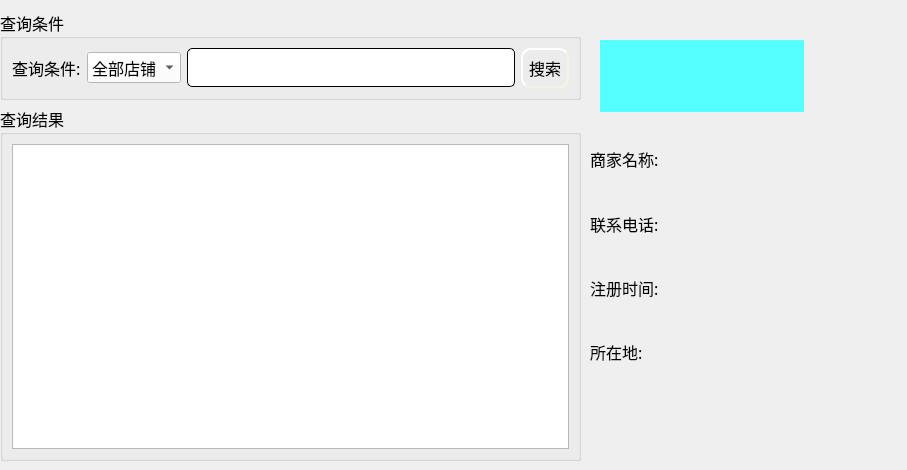
<?xml version="1.0" encoding="UTF-8"?>
<ui version="4.0">
 <class>CliShopData</class>
 <widget class="QWidget" name="CliShopData">
  <property name="geometry">
   <rect>
    <x>0</x>
    <y>0</y>
    <width>907</width>
    <height>470</height>
   </rect>
  </property>
  <property name="windowTitle">
   <string>Form</string>
  </property>
  <property name="styleSheet">
   <string notr="true">QWidget#CliShopData{
	
	background-image: url(:/image/sback.jpg);
}</string>
  </property>
  <widget class="QWidget" name="layoutWidget">
   <property name="geometry">
    <rect>
     <x>0</x>
     <y>10</y>
     <width>581</width>
     <height>451</height>
    </rect>
   </property>
   <layout class="QGridLayout" name="gridLayout_4">
    <item row="0" column="0">
     <widget class="QGroupBox" name="groupBox">
      <property name="sizePolicy">
       <sizepolicy hsizetype="Preferred" vsizetype="Preferred">
        <horstretch>0</horstretch>
        <verstretch>0</verstretch>
       </sizepolicy>
      </property>
      <property name="font">
       <font>
        <family>微软雅黑</family>
        <pointsize>12</pointsize>
       </font>
      </property>
      <property name="title">
       <string>查询条件</string>
      </property>
      <layout class="QGridLayout" name="gridLayout_2">
       <item row="0" column="0">
        <layout class="QGridLayout" name="gridLayout">
         <item row="0" column="0">
          <widget class="QLabel" name="label">
           <property name="font">
            <font>
             <family>微软雅黑</family>
            </font>
           </property>
           <property name="text">
            <string>查询条件:</string>
           </property>
          </widget>
         </item>
         <item row="0" column="1">
          <widget class="QComboBox" name="comboBox">
           <property name="sizePolicy">
            <sizepolicy hsizetype="Preferred" vsizetype="Fixed">
             <horstretch>0</horstretch>
             <verstretch>0</verstretch>
            </sizepolicy>
           </property>
           <property name="font">
            <font>
             <family>微软雅黑</family>
            </font>
           </property>
           <property name="styleSheet">
            <string notr="true">background-color: rgb(255, 255, 255);</string>
           </property>
           <item>
            <property name="text">
             <string>全部店铺</string>
            </property>
           </item>
           <item>
            <property name="text">
             <string>店铺名称</string>
            </property>
           </item>
           <item>
            <property name="text">
             <string>卖货类别</string>
            </property>
           </item>
          </widget>
         </item>
         <item row="0" column="2">
          <widget class="QLineEdit" name="le_select">
           <property name="enabled">
            <bool>false</bool>
           </property>
           <property name="sizePolicy">
            <sizepolicy hsizetype="Expanding" vsizetype="Fixed">
             <horstretch>0</horstretch>
             <verstretch>0</verstretch>
            </sizepolicy>
           </property>
           <property name="styleSheet">
            <string notr="true">QLineEdit{
    border-style: outset;
    border-width: 1px;
    border-radius: 5px;

    min-width: 5em;
    padding: 6px;
}</string>
           </property>
          </widget>
         </item>
         <item row="0" column="3">
          <widget class="QPushButton" name="pb_select">
           <property name="sizePolicy">
            <sizepolicy hsizetype="Minimum" vsizetype="Fixed">
             <horstretch>0</horstretch>
             <verstretch>0</verstretch>
            </sizepolicy>
           </property>
           <property name="font">
            <font>
             <family>微软雅黑</family>
            </font>
           </property>
           <property name="styleSheet">
            <string notr="true">QPushButton{
	background-image: url(:/ico/pb1.jpg);
    border-style: outset;
    border-width: 2px;
    border-radius: 10px;
    border-color: beige;
    min-width: 5em;
    padding: 6px;
}
QPushButton:hover
{
	
	background-image: url(:/ico/pb.jpg);
    border-style: inset;
}

QPushButton:pressed{
	
	background-image: url(:/ico/pb2.jpg);
    border-style: inset;
}


</string>
           </property>
           <property name="text">
            <string>搜索</string>
           </property>
          </widget>
         </item>
        </layout>
       </item>
      </layout>
     </widget>
    </item>
    <item row="1" column="0">
     <widget class="QGroupBox" name="groupBox_2">
      <property name="font">
       <font>
        <family>微软雅黑</family>
        <pointsize>12</pointsize>
       </font>
      </property>
      <property name="title">
       <string>查询结果</string>
      </property>
      <layout class="QGridLayout" name="gridLayout_3">
       <item row="0" column="0">
        <widget class="QTableWidget" name="tableWidget"/>
       </item>
      </layout>
     </widget>
    </item>
   </layout>
  </widget>
  <widget class="QLabel" name="lb_head">
   <property name="geometry">
    <rect>
     <x>600</x>
     <y>40</y>
     <width>204</width>
     <height>72</height>
    </rect>
   </property>
   <property name="layoutDirection">
    <enum>Qt::LeftToRight</enum>
   </property>
   <property name="styleSheet">
    <string notr="true">background-color: rgb(85, 255, 255);</string>
   </property>
   <property name="text">
    <string/>
   </property>
  </widget>
  <widget class="QWidget" name="layoutWidget">
   <property name="geometry">
    <rect>
     <x>590</x>
     <y>130</y>
     <width>301</width>
     <height>251</height>
    </rect>
   </property>
   <layout class="QGridLayout" name="gridLayout_5">
    <item row="2" column="0">
     <widget class="QLabel" name="label_3">
      <property name="font">
       <font>
        <family>微软雅黑</family>
        <pointsize>12</pointsize>
       </font>
      </property>
      <property name="text">
       <string>注册时间:</string>
      </property>
     </widget>
    </item>
    <item row="0" column="1">
     <widget class="QLabel" name="lb_name">
      <property name="sizePolicy">
       <sizepolicy hsizetype="Expanding" vsizetype="Preferred">
        <horstretch>0</horstretch>
        <verstretch>0</verstretch>
       </sizepolicy>
      </property>
      <property name="font">
       <font>
        <family>微软雅黑</family>
        <pointsize>12</pointsize>
       </font>
      </property>
      <property name="text">
       <string/>
      </property>
     </widget>
    </item>
    <item row="3" column="0">
     <widget class="QLabel" name="label_5">
      <property name="font">
       <font>
        <family>微软雅黑</family>
        <pointsize>12</pointsize>
       </font>
      </property>
      <property name="text">
       <string>所在地:</string>
      </property>
     </widget>
    </item>
    <item row="2" column="1">
     <widget class="QLabel" name="lb_time">
      <property name="font">
       <font>
        <family>微软雅黑</family>
        <pointsize>12</pointsize>
       </font>
      </property>
      <property name="text">
       <string/>
      </property>
     </widget>
    </item>
    <item row="1" column="0">
     <widget class="QLabel" name="label_4">
      <property name="font">
       <font>
        <family>微软雅黑</family>
        <pointsize>12</pointsize>
       </font>
      </property>
      <property name="text">
       <string>联系电话:</string>
      </property>
     </widget>
    </item>
    <item row="0" column="0">
     <widget class="QLabel" name="label_2">
      <property name="font">
       <font>
        <family>微软雅黑</family>
        <pointsize>12</pointsize>
       </font>
      </property>
      <property name="text">
       <string>商家名称:</string>
      </property>
     </widget>
    </item>
    <item row="1" column="1">
     <widget class="QLabel" name="lb_phone">
      <property name="font">
       <font>
        <family>微软雅黑</family>
        <pointsize>12</pointsize>
       </font>
      </property>
      <property name="text">
       <string/>
      </property>
     </widget>
    </item>
    <item row="3" column="1">
     <widget class="QLabel" name="lb_site">
      <property name="font">
       <font>
        <family>微软雅黑</family>
        <pointsize>12</pointsize>
       </font>
      </property>
      <property name="text">
       <string/>
      </property>
     </widget>
    </item>
   </layout>
  </widget>
 </widget>
 <resources/>
 <connections/>
</ui>
